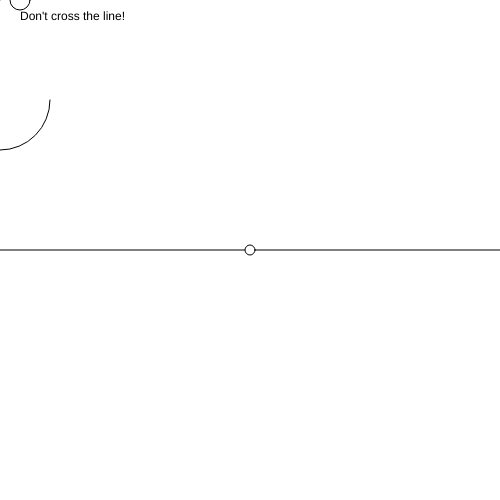
Frame 1 (no input)
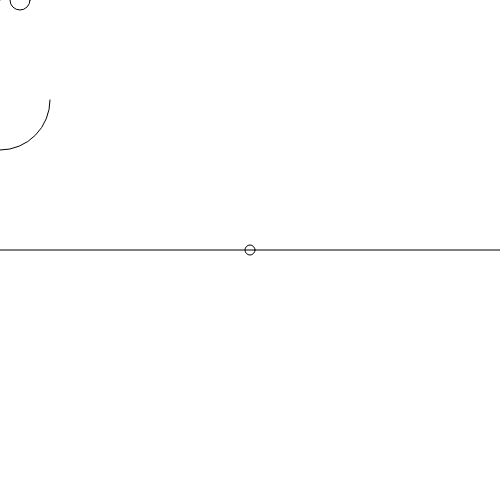
Frame 60 (no input)
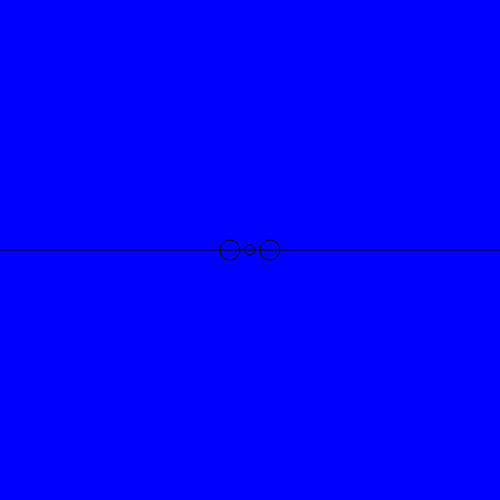
Frame 120 (the mouse pressed at the canvas centre since frame 60)

The p5.js sketch that drew these frames (run headless with seeded random() and noise() and a simulated clock; from frame 60 on, the mouse is pressed at the canvas centre):

// p5.js sketch
// ── sketch.js
// var CurrentWidth = width;
// var CurrentHeight = height;

//global variables are available everywhere
var backgroundColor = "white";
var backgroundColorMad= "red";
var eyePosX = 0;
var eyePosY = 0;
var eyeOffest = 20;
var eyeSize = 20;
var instruction = "Don't cross the line!"

function setup() {
  // put setup code here
  createCanvas (500,500);
  eyePosX = width/2;
  eyePosY = 100;

}

function draw() {
  // put drawing code here
  eyePosX = mouseX;
  eyePosY = mouseY;
  background(backgroundColor);
  text (instruction, 20, 20);
  line (0,height/2,width, height/2)
  ellipse(width/2,height/2, 10,10)
  // ellipse(mouseX,mouseY, 10,10);

  point(eyePosX,eyePosY);
  ellipse (eyePosX-eyeOffest,eyePosY,eyeSize,eyeSize);
  ellipse (eyePosX+eyeOffest, eyePosY, eyeSize, eyeSize);

  if(mouseY > height/2){
    //run this code
    console.log("Below line");
    angleMode (DEGREES);
    noFill ();
    arc(eyePosX, eyePosY+100,100,100,180,0);
  }

  if (mouseY < height/2) {
    console.log ("About line");
    angleMode (DEGREES);
    noFill ();
    arc(eyePosX, eyePosY+100,100,100,0,180);

  }

}

//end of draw loop

function mousePressed() {
  backgroundColor = "blue";
}

function mouseReleased() {
  backgroundColor = "white";
}

function keyPressed() {
    console.log ("letter: " + key + "keycode: " + keyCode);
    if(key == 'a'){
    console.log("the letter is a");
  }else if(key == 'b') {
    backgroundColor="blue";
  }else if(key == 'g'){
    backgroundColor="green";
  }

  if(keyCode == 65){
    console.log("the keycode is a");
  }
}
